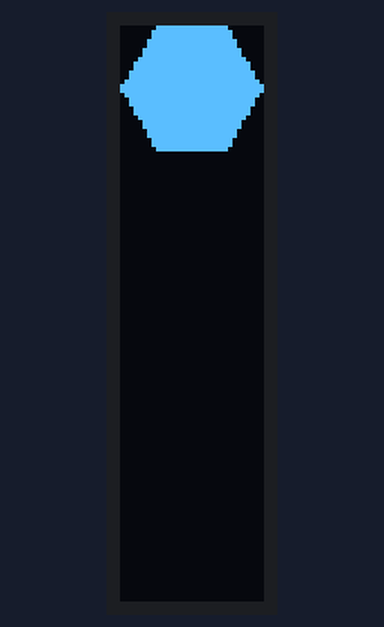
A sketch run on a simulated Arduino Uno, built with avr-gcc and run on an emulated ATmega328P. Parts: 32×128 one-colour display.

Above: at 2.1 s.

The sketch:

oled.ino
```cpp
#include <SPI.h>
#include <Wire.h>
#include <Adafruit_GFX.h>
#include <Adafruit_SSD1306.h>

Adafruit_SSD1306 display(128, 32, &Wire, 4);

void setup() {
  display.begin(SSD1306_SWITCHCAPVCC, 0x3C);
  display.setRotation(3);

  // Clear the buffer
  display.clearDisplay();
  display.display();
}

void loop() {
  delay(2000);
  display.clearDisplay();
  oledHexagono(0, 2);
  display.display();
  delay(2000);
  display.clearDisplay();
  oledHexagono(0, 1);
  display.display();
}

void oledHexagono(int offy, int img_version) {
  if (img_version==1) {
    display.drawFastHLine(8,0+offy,16,WHITE);
    display.drawPixel(7,1+offy,WHITE);
    display.drawPixel(7,2+offy,WHITE);
    display.drawPixel(6,3+offy,WHITE);
    display.drawPixel(6,4+offy,WHITE);
    display.drawPixel(5,5+offy,WHITE);
    display.drawPixel(5,6+offy,WHITE);
    display.drawPixel(4,7+offy,WHITE);
    display.drawPixel(3,8+offy,WHITE);
    display.drawPixel(3,9+offy,WHITE);
    display.drawPixel(2,10+offy,WHITE);
    display.drawPixel(2,11+offy,WHITE);
    display.drawPixel(1,12+offy,WHITE);
    display.drawPixel(0,13+offy,WHITE);
    display.drawPixel(0,14+offy,WHITE);
    display.drawPixel(1,15+offy,WHITE);
    display.drawPixel(2,16+offy,WHITE);
    display.drawPixel(2,17+offy,WHITE);
    display.drawPixel(3,18+offy,WHITE);
    display.drawPixel(3,19+offy,WHITE);
    display.drawPixel(4,20+offy,WHITE);
    display.drawPixel(5,21+offy,WHITE);
    display.drawPixel(5,22+offy,WHITE);
    display.drawPixel(6,23+offy,WHITE);
    display.drawPixel(6,24+offy,WHITE);
    display.drawPixel(7,25+offy,WHITE);
    display.drawPixel(7,26+offy,WHITE);
    display.drawPixel(31-7,1+offy,WHITE);
    display.drawPixel(31-7,2+offy,WHITE);
    display.drawPixel(31-6,3+offy,WHITE);
    display.drawPixel(31-6,4+offy,WHITE);
    display.drawPixel(31-5,5+offy,WHITE);
    display.drawPixel(31-5,6+offy,WHITE);
    display.drawPixel(31-4,7+offy,WHITE);
    display.drawPixel(31-3,8+offy,WHITE);
    display.drawPixel(31-3,9+offy,WHITE);
    display.drawPixel(31-2,10+offy,WHITE);
    display.drawPixel(31-2,11+offy,WHITE);
    display.drawPixel(31-1,12+offy,WHITE);
    display.drawPixel(31-0,13+offy,WHITE);
    display.drawPixel(31-0,14+offy,WHITE);
    display.drawPixel(31-1,15+offy,WHITE);
    display.drawPixel(31-2,16+offy,WHITE);
    display.drawPixel(31-2,17+offy,WHITE);
    display.drawPixel(31-3,18+offy,WHITE);
    display.drawPixel(31-3,19+offy,WHITE);
    display.drawPixel(31-4,20+offy,WHITE);
    display.drawPixel(31-5,21+offy,WHITE);
    display.drawPixel(31-5,22+offy,WHITE);
    display.drawPixel(31-6,23+offy,WHITE);
    display.drawPixel(31-6,24+offy,WHITE);
    display.drawPixel(31-7,25+offy,WHITE);
    display.drawPixel(31-7,26+offy,WHITE);
    display.drawFastHLine(8,27+offy,16,WHITE);
  }
  else if (img_version==2) {
    display.drawFastHLine(8,0+offy,16,WHITE);
    display.drawFastHLine(7,1+offy,18,WHITE);
    display.drawFastHLine(7,2+offy,18,WHITE);
    display.drawFastHLine(6,3+offy,20,WHITE);
    display.drawFastHLine(6,4+offy,20,WHITE);
    display.drawFastHLine(5,5+offy,22,WHITE);
    display.drawFastHLine(5,6+offy,22,WHITE);
    display.drawFastHLine(4,7+offy,24,WHITE);
    display.drawFastHLine(3,8+offy,26,WHITE);
    display.drawFastHLine(3,9+offy,26,WHITE);
    display.drawFastHLine(2,10+offy,28,WHITE);
    display.drawFastHLine(2,11+offy,28,WHITE);
    display.drawFastHLine(1,12+offy,30,WHITE);
    display.drawFastHLine(0,13+offy,32,WHITE);
    display.drawFastHLine(0,14+offy,32,WHITE);
    display.drawFastHLine(1,15+offy,30,WHITE);
    display.drawFastHLine(2,16+offy,28,WHITE);
    display.drawFastHLine(2,17+offy,28,WHITE);
    display.drawFastHLine(3,18+offy,26,WHITE);
    display.drawFastHLine(3,19+offy,26,WHITE);
    display.drawFastHLine(4,20+offy,24,WHITE);
    display.drawFastHLine(5,21+offy,22,WHITE);
    display.drawFastHLine(5,22+offy,22,WHITE);
    display.drawFastHLine(6,23+offy,20,WHITE);
    display.drawFastHLine(6,24+offy,20,WHITE);
    display.drawFastHLine(7,25+offy,18,WHITE);
    display.drawFastHLine(7,26+offy,18,WHITE);
    display.drawFastHLine(8,27+offy,16,WHITE);
  }
}
```

Measured:
- what the display in image 0 shows lasts 2.0 s, from 2.1 s to 4.1 s
